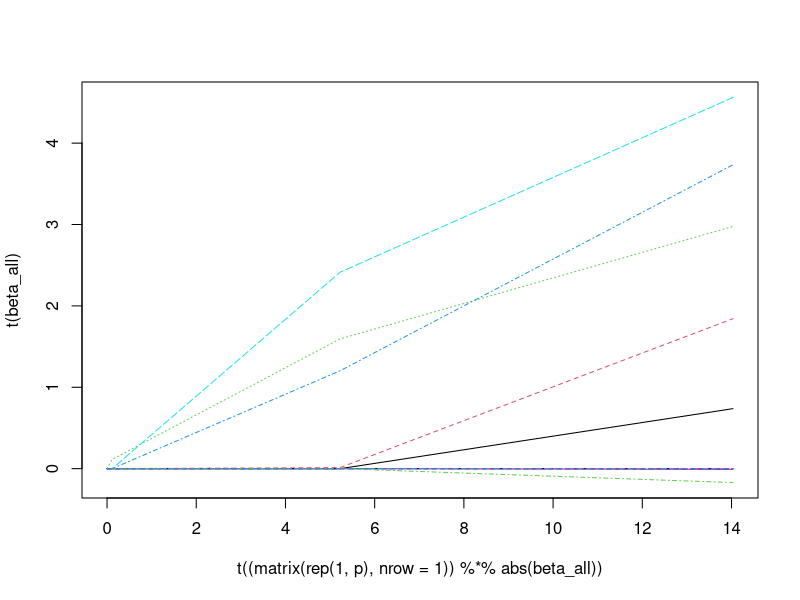

Write R code to recreate this figure.
############################################################# 
## Stat 202A - Homework 7
## Author: 
## Date : 
## Description: This script implements the lasso
#############################################################

#############################################################
## INSTRUCTIONS: Please fill in the missing lines of code
## only where specified. Do not change function names, 
## function inputs or outputs. You can add examples at the
## end of the script (in the "Optional examples" section) to 
## double-check your work, but MAKE SURE TO COMMENT OUT ALL 
## OF YOUR EXAMPLES BEFORE SUBMITTING.
##
## Very important: Do not use the function "setwd" anywhere
## in your code. If you do, I will be unable to grade your 
## work since R will attempt to change my working directory
## to one that does not exist.
#############################################################

#####################################
## Function 1: Lasso solution path ##
#####################################

myLasso <- function(X, Y, lambda_all){
  
  # Find the lasso solution path for various values of 
  # the regularization parameter lambda.
  # 
  # X: Matrix of explanatory variables.
  # Y: Response vector
  # lambda_all: Vector of regularization parameters. Make sure 
  # to sort lambda_all in decreasing order for efficiency.
  #
  # Returns a matrix containing the lasso solution vector 
  # beta for each regularization parameter.
  
  nIter    <- 100
  p        <- dim(X)[2]
  L        <- length(lambda_all)
  
  beta     <- matrix(rep(0, p), nrow = p)
  beta_all <- matrix(rep(0, p * L), nrow = p)
  R  <- Y
  ss <- rep(0, p)
  for(j in 1:p){
    ss[j] <- sum(X[,j]^2)
  }
  for(l in 1:L){
    lambda <- lambda_all[l]
    for(t in 1:nIter){
      for(j in 1:p){
        db <- sum(R * X[,j]) / ss[j]
        b  <- beta[j] + db
        b  <- sign(b) * max(0, abs(b) - lambda / ss[j])
        db <- b - beta[j]
        R  <- R - X[,j] * db
        beta[j] <- b
      }
    }
    beta_all[,l] <- beta
  }
  
  
  ## Function should output the matrix beta_all, the 
  ## solution to the lasso regression problem for all
  ## the regularization parameters. 
  ## beta_all is (p+1) x length(lambda_all)
  return(beta_all)
  
}


## Test cases for grading
n <- 50
p <- 10
s <- 5
lambda_all <- seq(1000, 10, length.out = 10)
X <- matrix(rnorm(n * p), nrow = n, ncol = p)
Y <- X %*% matrix(c((1:s), rep(0, p-s)), nrow = p) + rnorm(n)
beta_all <- myLasso(X, Y, lambda_all)
par(mfrow=c(1,1))
matplot(t((matrix(rep(1,p), nrow = 1)) %*% abs(beta_all)),
        t(beta_all), type = "l")


